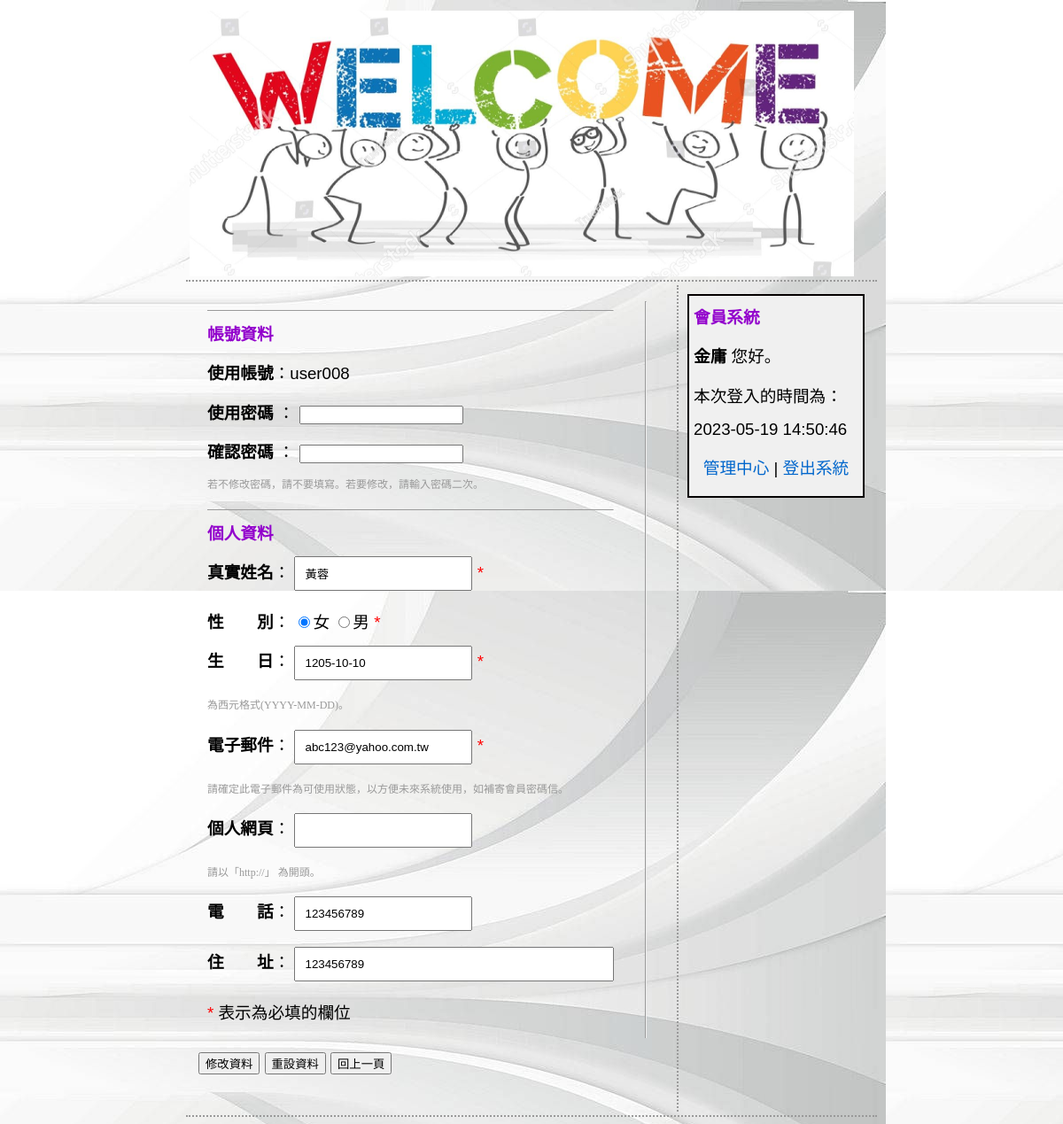
The app's page /member_adminupdate.php?id=10 (signed in) with its own data.
### tables this page shows
CREATE TABLE `memberdata` (
  `m_id` int(11) NOT NULL,
  `m_name` varchar(20) NOT NULL,
  `m_username` varchar(20) NOT NULL,
  `m_passwd` varchar(100) NOT NULL,
  `m_sex` enum('男','女') NOT NULL,
  `m_birthday` date DEFAULT NULL,
  `m_level` enum('admin','member') NOT NULL DEFAULT 'member',
  `m_email` varchar(100) DEFAULT NULL,
  `m_url` varchar(100) DEFAULT NULL,
  `m_phone` varchar(100) DEFAULT NULL,
  `m_address` varchar(100) DEFAULT NULL,
  `m_login` int(11) UNSIGNED NOT NULL DEFAULT 0,
  `m_logintime` datetime DEFAULT NULL,
  `m_jointime` datetime NOT NULL
);

### member_adminupdate.php (the view, shortened to what this page needs)
<?php
require_once("conn.php");
$query_RecAdmin = "SELECT * FROM memberdata WHERE m_username='{$_SESSION["loginMember"]}'";
$RecAdmin = $db_link->query($query_RecAdmin);
$row_RecAdmin=$RecAdmin->fetch_assoc();
$query_RecMember = "SELECT * FROM memberdata WHERE m_id='{$_GET["id"]}'";
$RecMember = $db_link->query($query_RecMember);
$row_RecMember=$RecMember->fetch_assoc();
?>
<html>
<head>
<link href="style.css" rel="stylesheet" type="text/css">
</head>
<body>
<table width="780" border="0" align="center" cellpadding="4" cellspacing="0">
  <tr>
  <td class="tdbline"><img src="images/welcome.jpg" alt="會員系統" width="750" height="300"></td>
  </tr>
  <tr>
    <td class="tdbline"><table width="100%" border="0" cellspacing="0" cellpadding="10">
      <tr valign="top">
        <td class="tdrline"><form action="" method="POST" name="formJoin" id="formJoin" onSubmit="return checkForm();">
          <div class="dataDiv">
            <hr size="1" />
            <p class="heading">帳號資料</p>
            <p><strong>使用帳號</strong>：<?php echo $row_RecMember["m_username"];?></p>
            <p><strong>使用密碼</strong> ：
            <input name="m_passwd" type="password" class="normalinput" id="m_passwd">
            <input name="m_passwdo" type="hidden" id="m_passwdo" value="<?php echo $row_RecMember["m_passwd"];?>"></p>
            <p><strong>確認密碼</strong> ：
            <input name="m_passwdrecheck" type="password" class="normalinput" id="m_passwdrecheck"><br>
            <span class="smalltext">若不修改密碼，請不要填寫。若要修改，請輸入密碼二次。</span></p>
            <hr size="1" />
            <p class="heading">個人資料</p>
            <p><strong>真實姓名</strong>：
            <input name="m_name" type="text" class="normalinput" id="m_name" value="<?php echo $row_RecMember["m_name"];?>">
            <font color="#FF0000">*</font> </p>
            <p><strong>性　　別</strong>：
            <input name="m_sex" type="radio" value="女" <?php if($row_RecMember["m_sex"]=="女") echo "checked";?>>女
            <input name="m_sex" type="radio" value="男" <?php if($row_RecMember["m_sex"]=="男") echo "checked";?>>男
            <font color="#FF0000">*</font></p>
            <p><strong>生　　日</strong>：
            <input name="m_birthday" type="text" class="normalinput" id="m_birthday" value="<?php echo $row_RecMember["m_birthday"];?>">
            <font color="#FF0000">*</font><br><span class="smalltext">為西元格式(YYYY-MM-DD)。 </span></p>
            <p><strong>電子郵件</strong>：
            <input name="m_email" type="text" class="normalinput" id="m_email" value="<?php echo $row_RecMember["m_email"];?>">
            <font color="#FF0000">*</font><br><span class="smalltext">請確定此電子郵件為可使用狀態，以方便未來系統使用，如補寄會員密碼信。</span></p>
            <p><strong>個人網頁</strong>：
            <input name="m_url" type="text" class="normalinput" id="m_url" value="<?php echo $row_RecMember["m_url"];?>">
            <br><span class="smalltext">請以「http://」 為開頭。</span> </p>
            <p><strong>電　　話</strong>：
            <input name="m_phone" type="text" class="normalinput" id="m_phone" value="<?php echo $row_RecMember["m_phone"];?>"></p>
            <p><strong>住　　址</strong>：
            <input name="m_address" type="text" class="normalinput" id="m_address" value="<?php echo $row_RecMember["m_address"];?>" size="40"></p>
            <p><font color="#FF0000">*</font> 表示為必填的欄位</p>
          </div>
          <hr size="1" />
          <p align="center">
            <input type="submit" name="Submit2" value="修改資料">
            <input type="reset" name="Submit3" value="重設資料">
            <input type="button" name="Submit" value="回上一頁" onClick="window.history.back();">
          </p>
        </form></td>
        <td width="200">
        <div class="regbox">
          <p class="heading"><strong>會員系統</strong></p>
            <p><strong><?php echo $row_RecAdmin["m_name"];?></strong> 您好。</p>
            <p>本次登入的時間為：<br>
            <?php echo $row_RecAdmin["m_logintime"];?></p>
            <p align="center"><a href="member_admin.php">管理中心</a> | <a href="?logout=true">登出系統</a></p>
        </div>
        </td>
      </tr>
    </table></td>
  </tr>
</table>
</body>
</html>

### style.css (style rules this page uses)
p,ol { font-family: Verdana, Arial, Helvetica, sans-serif; font-size: 14pt; line-height: 200%; margin-top: 1px; margin-bottom: 7px; }
form { margin: 0px; }
a { text-decoration: none; }
a:link { color: #0066CC; }
.dataDiv { margin: 10px; }
.heading { font-family: "標楷體"; font-size: 14pt; color: #9200cc; line-height: 200%; font-weight: bold; }
.smalltext { font-size: 12px; color: #999999; font-family: Georgia, "Times New Roman", Times, serif; vertical-align: middle; }
.regbox { border: 2px solid #040000; font-size:14px; padding: 5px; background-color: #F0F0F0; }
.tdrline { border-right-width: 2px; border-right-style: dotted; border-right-color: #999999; }
.tdbline { border-bottom-width: 2px; border-bottom-style: dotted; border-bottom-color: #999999; }
form { display: flex; flex-wrap: wrap; margin-bottom: 20px; }
form input[type="text"]:not(.logintextbox), form textarea { flex: 1 1 100%; margin-bottom: 10px; padding: 10px; box-sizing: border-box; }
table { animation: float 4s ease-in-out infinite; }
body { background-image: url('images/bg001.jpg'); }

### records on screen
memberdata: m_username "user008", m_name "黃蓉", m_sex "☑", m_birthday "1205-10-10", m_email "abc123@yahoo.com.tw", m_phone "123456789", m_address "123456789"
memberdata: m_name "金庸", m_logintime "2023-05-19 14:50:46"
